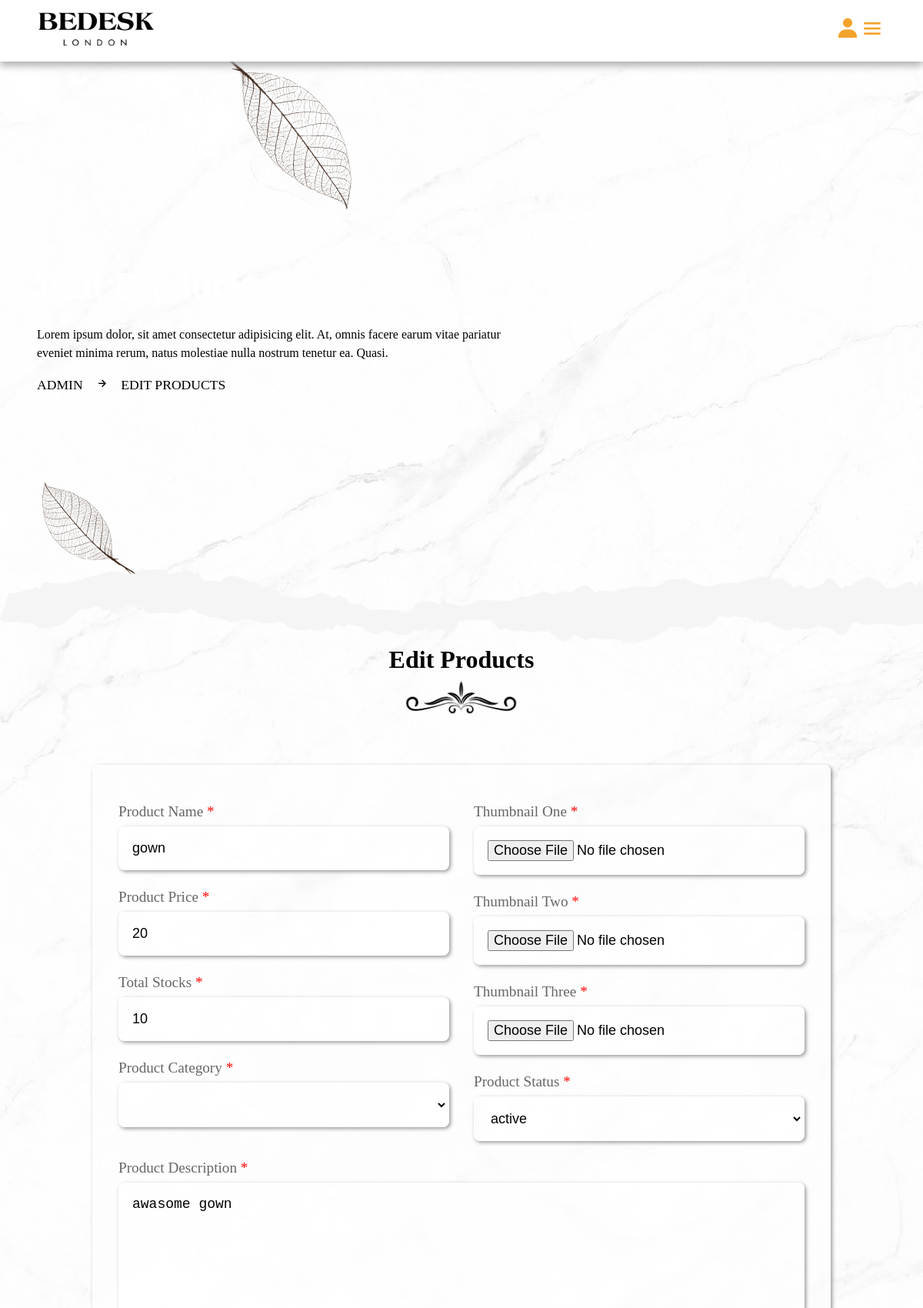
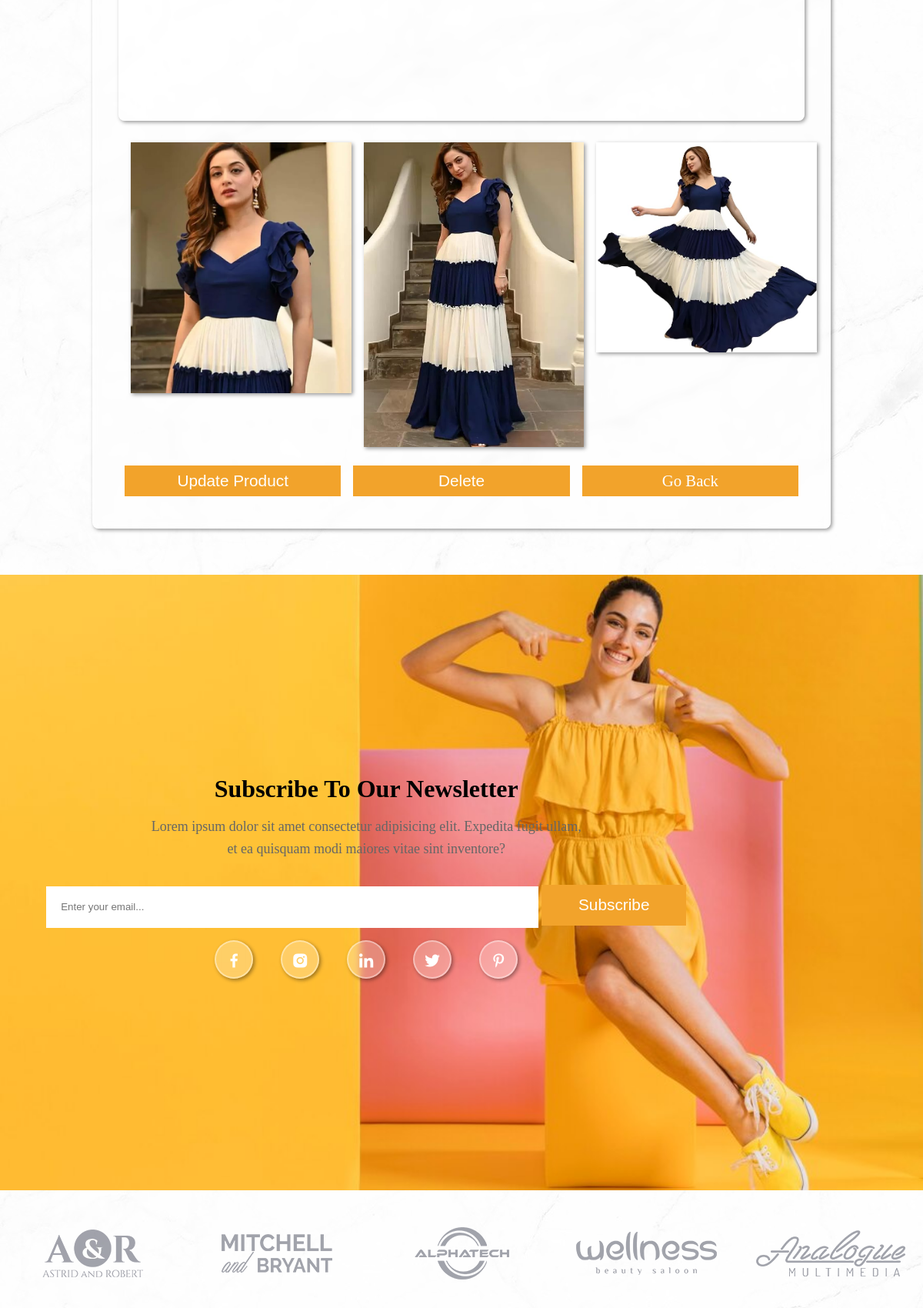
/admin/edit_product.php?id=Q8DA66WFXuUAnSVWtShM (signed in, upper part), run on the app's committed database (2 pictures, top to bottom).
### tables this page shows
CREATE TABLE `products` (
  `id` varchar(20) NOT NULL,
  `seller_id` varchar(20) NOT NULL,
  `name` varchar(50) NOT NULL,
  `price` varchar(255) NOT NULL,
  `category` varchar(100) NOT NULL,
  `thumb_one` varchar(255) NOT NULL,
  `thumb_two` varchar(100) NOT NULL,
  `thumb_three` varchar(100) NOT NULL,
  `stock` int(100) NOT NULL,
  `product_detail` text NOT NULL,
  `status` varchar(100) NOT NULL
);

### admin/edit_product.php (the view, shortened to what this page needs)
<?php
	include '../components/connect.php';
?>
<!DOCTYPE html>
<html>
<head>
   	<link href='https://unpkg.com/boxicons@2.1.2/css/boxicons.min.css' rel='stylesheet'>
   	<link rel="stylesheet" type="text/css" href="../css/admin_style.css?v=<?php echo time(); ?>">
</head>
<body>
	<?php include '../components/admin_header.php'; ?>
    <div class="banner">
        <div class="detail">
            <h1>edit products</h1>
            <p>Lorem ipsum dolor, sit amet consectetur adipisicing elit. At, omnis facere earum vitae pariatur <br>eveniet minima rerum, natus molestiae nulla nostrum tenetur ea. Quasi.</p>
            <span><a href="dashboard.php">admin</a><i class="bx bx-right-arrow-alt"></i>edit products</span>
        </div>
    </div>
    <div class="line2"></div>
    <div class="edit_products">
        <div class="heading">
            <h1>edit products</h1>
            <img src="../image/separator.png" alt="">
        </div>
        <div class="container">
            <?php
                $product_id = $_GET['id'];
                $select_product = $conn->prepare("SELECT * FROM `products` WHERE id = ?");
                $select_product->execute([$product_id]);
                if ($select_product->rowCount() > 0) {
                    while($fetch_product = $select_product->fetch(PDO::FETCH_ASSOC)) {
            ?>
            <div class="form-container">
                <form action="" method="post" enctype="multipart/form-data" class="register">
                    <div class="flex">
                        <div class="col">
                            <div class="input-field">
                                <p>product name <span>*</span></p>
                                <input type="text" name="name" maxlength="100" value="<?= $fetch_product['name']; ?>" class="box">
                            </div>
                            <div class="input-field">
                                <p>product price <span>*</span></p>
                                <input type="number" name="price" maxlength="100" value="<?= $fetch_product['price']; ?>" class="box">
                            </div>
                            <div class="input-field">
                                <p>total stocks <span>*</span></p>
                                <input type="number" name="stock" maxlength="10" min="0" max="9999999999" value="<?= $fetch_product['stock']; ?>" class="box">
                            </div>
                            <div class="input-field">
                                <p>product category <span>*</span></p>
                                <select name="category" class="box">
                                    <option selected value="<?= $fetch_product['category']; ?>"><?= $fetch_product['category']; ?></option>
                                    <option value="kid's section">kids section</option>
                                </select>
                            </div>
                        </div>
                        <div class="col">
                            <div class="input-field">
                                <p>thumbnail one <span>*</span></p>
                                <input type="file" name="thumb_one" accept="image/*" class="box">
                            </div>
                            <div class="input-field">
                                <p>thumbnail two <span>*</span></p>
                                <input type="file" name="thumb_two" accept="image/*" class="box">
                            </div>
                            <div class="input-field">
                                <p>thumbnail three <span>*</span></p>
                                <input type="file" name="thumb_three" accept="image/*" class="box">
                            </div>
                            <div class="input-field">
                                <p>product status <span>*</span></p>
                                <select name="status" class="box">
                                    <option selected value="<?= $fetch_product['status']; ?>"><?= $fetch_product['status']; ?></option>
                                </select>
                            </div>
                        </div>
                    </div>
                    <div class="input-field">
                        <p>product description <span>*</span></p>
                        <textarea name="content" class="box"><?= $fetch_product['product_detail']; ?></textarea>
                    </div>
                    <div class="input-field">
                        <div class="flex-box">
                            <img src="../uploaded_files/<?= $fetch_product['thumb_one']; ?>" alt="">
                            <img src="../uploaded_files/<?= $fetch_product['thumb_two']; ?>" alt="">
                            <img src="../uploaded_files/<?= $fetch_product['thumb_three']; ?>" alt="">
                        </div>
                    </div>
                    <div class="flex-btn">
                        <button type="submit" name="update" class="btn">update product</button>
                        <button type="submit" name="delete" onclick="return confirm('delete this product');" class="btn">delete</button>
                        <a href="view_product.php?post_id=<?= $fetch_product['id']; ?>" class="btn">go back</a>
                    </div>
                </form>
            </div>
            <?php
                    }
                }else{
                    echo '
                        <div class="empty">
                            <p>no products added yet! <br> <a href="add_product.php" class="btn" style="margin-top: 1rem;">add product</a></p>
                        </div>
                    ';
                }
            ?>
        </div>
    </div>
	<?php include '../components/admin_footer.php'; ?>
</body>
</html>

### css/admin_style.css (style rules this page uses)
* { margin: 0; box-sizing: border-box; padding: 0; outline: none; text-decoration: none; list-style: none; }
:root { --main-color: #f2a32b; --pink-color: #fdc631; --white-alfa-40: rgba(255, 255, 255, 0.4); --white-alfa-25: rgba(255, 255, 255, 0.25); --backdrop-filter: blur(5px); --padding: 5vh 15px; --box-shadow: 2px 2px 5px rgba(0, 0, 0, 0.4); }
body { background-image: url('../image/body.jpg'); }
html { scroll-behavior: smooth; }
button, input { border: none; }
.btn { display: inline-block; padding: .5rem 3rem; margin-top: 1rem; background-color: var(--main-color); color: #fff; cursor: pointer; text-align: center; position: relative; z-index: 100; font-size: 1.3rem; text-transform: capitalize; }
.btn:before { position: absolute; content: ''; width: 100%; height: 0; background-color: #000; left: 0; top: 0; transition: .5s; z-index: -10; }
.line2 { background-image: url('../image/3.png'); width: 100%; height: 100px; margin-top: -2.8rem; }
.heading { text-align: center; list-style: 1.7; }
.heading h1 { font-size: 2rem; text-transform: capitalize; }
.heading img { margin-top: 0.5rem; width: 150px !important; }
.flex-btn { display: flex; justify-content: space-between; }
.flex-btn .btn { margin: 0.5rem; }
.banner { margin-top: 4rem; width: 100%; height: 90vh; display: flex; align-items: center; background-position: center; background-size: cover; animation: banner 4s infinite alternate; }
.banner .detail { padding-left: 4%; line-height: 1.5; }
.banner .detail p { font-size: 16px; margin-block: 1rem; }
.banner .detail span { text-transform: uppercase; font-size: 1.1rem; margin-top: 1rem; }
.banner .detail a { color: #000; }
.banner .detail span i { margin: 0 1rem; }
.banner .detail h1 { font-size: 3rem; color: #fff; text-transform: capitalize; }
.form-container { display: flex; justify-content: center; align-items: center; min-height: 100vh; position: relative; padding: 5% 0; }
.form-container form { background-color: var(--white-alfa-25); border: 2px solid var(--white-alfa-40); backdrop-filter: var(--backdrop-filter); box-shadow: var(--box-shadow); border-radius: .5rem; padding: 2rem; }
.form-container .register { width: 60rem; }
.form-container form p { padding-top: 1rem; font-size: 1.2rem; color: #666; text-transform: capitalize; }
.form-container form p span { color: red; }
.form-container form .box { background-color: var(--white-alfa-25); border: 2px solid var(--white-alfa-40); backdrop-filter: var(--backdrop-filter); box-shadow: var(--box-shadow); width: 100%; border-radius: .5rem; margin: .5rem 0; padding: 1rem; font-size: 18px; }
.form-container form textarea { height: 20rem; resize: none; }
.form-container form .flex { display: flex; gap: 2rem; }
.form-container form .flex .col { flex: 1 1 25rem; }
.form-container .btn { width: 100%; font-size: 1.3rem; }
.form-container .flex-box { display: grid; grid-template-columns: repeat(auto-fit, minmax(10rem, 1fr)); gap: 1rem; }
.form-container .flex-box img { width: 100%; margin: 1rem; box-shadow: var(--box-shadow); }

### data on the page
products: name "gown", price "20", stock "10", status "active", content "awasome gown", thumb_one (picture), thumb_two (picture), thumb_three (picture)
